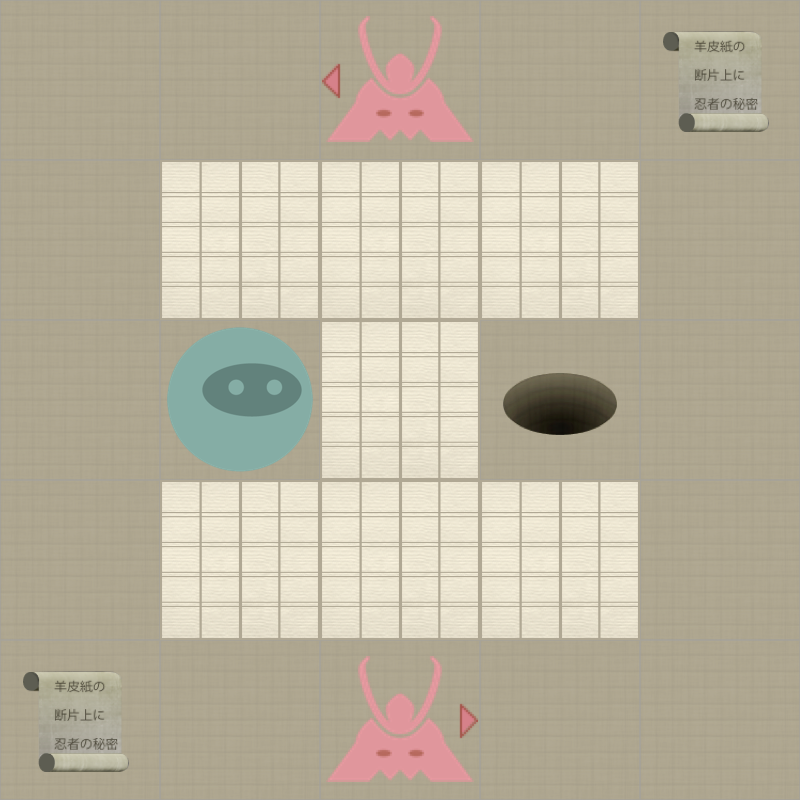

Rendered tile map (Tiled .tmx) drawn with the repository's tilesets; below, a short description and the map source with its tile grids summarised:
An orthogonal 5x5 tile map with 160x160 px tiles, 2 tile layers (Level, Actors).

<map version="1.0" orientation="orthogonal" width="5" height="5" tilewidth="160" tileheight="160">
 <properties>
  <property name="moves" value="10" />
 </properties>
 <tileset firstgid="1" name="tiles" tilewidth="160" tileheight="160" spacing="2" margin="2">
  <image source="tiles-ipadhd.png" width="1024" height="1024" />
  <tile id="0">
   <properties>
    <property name="actor" value="exit" />
   </properties>
  </tile>
  <tile id="2">
   <properties>
    <property name="actor" value="guard" />
    <property name="direction" value="down" />
   </properties>
  </tile>
  <tile id="3">
   <properties>
    <property name="actor" value="guard" />
    <property name="direction" value="left" />
   </properties>
  </tile>
  <tile id="4">
   <properties>
    <property name="actor" value="guard" />
    <property name="direction" value="right" />
   </properties>
  </tile>
  <tile id="5">
   <properties>
    <property name="actor" value="guard" />
    <property name="direction" value="up" />
   </properties>
  </tile>
  <tile id="7">
   <properties>
    <property name="actor" value="player" />
   </properties>
  </tile>
  <tile id="8">
   <properties>
    <property name="actor" value="scroll" />
   </properties>
  </tile>
  <tile id="9">
   <properties>
    <property name="wall" value="1" />
   </properties>
  </tile>
 </tileset>
 <layer name="Level" width="5" height="5">
  <data>[25 cells, 25 non-empty, 2 distinct tile ids]</data>
 </layer>
 <layer name="Actors" width="5" height="5">
  <data>[25 cells, 6 non-empty, 5 distinct tile ids]</data>
 </layer>
</map>
